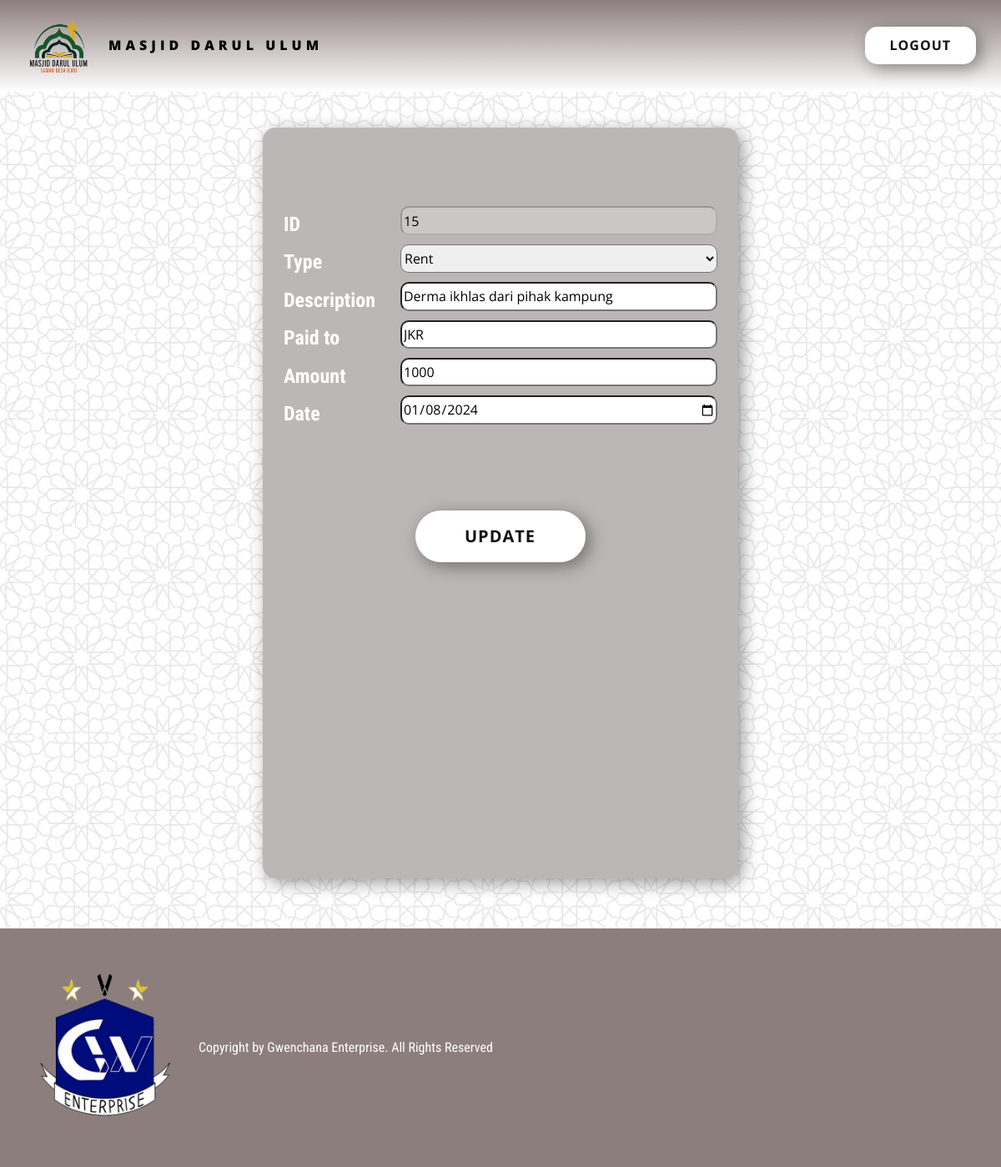
The app's page /View-Expense.php?transaction_id=15 with its own data.
### tables this page shows
CREATE TABLE `expense` (
  `Expense_id` int(10) NOT NULL,
  `Expense_Type` varchar(100) NOT NULL,
  `Expense_Amount` int(20) NOT NULL,
  `Expense_Date` date NOT NULL,
  `Expense_status` varchar(20) NOT NULL,
  `Expense_To` varchar(100) NOT NULL,
  `Expense_description` varchar(50) NOT NULL
);

### View-Expense.php (the view, shortened to what this page needs)
<!DOCTYPE html>
<html style="font-size: 16px;" lang="en"><head>
    <link rel="stylesheet" href="nicepage.css" media="screen">
<link rel="stylesheet" href="Form.css" media="screen">
  <meta data-intl-tel-input-cdn-path="intlTelInput/"></head>
  <body data-path-to-root="./" data-include-products="false" class="u-body u-xl-mode" data-lang="en">
    <header class="u-section-row u-header" id="sec-d764" data-animation-name="" data-animation-duration="0" data-animation-delay="0" data-animation-direction=""><div class="u-clearfix u-sheet u-sheet-1">
        <a href="index.php" class="u-align-left u-image u-logo u-image-1" data-image-width="950" data-image-height="960">
          <img src="images/MDUMS.png" class="u-logo-image u-logo-image-1">
        </a>
        <p class="u-align-center u-text u-text-default u-text-1">MASJID DARUL ULUM&nbsp;</p>
        <a href="Login-NEW.php" class="u-align-right u-border-none u-btn u-btn-round u-button-style u-hover-grey-10 u-radius u-white u-btn-1">LOGOUT</a>
      </div></header>
    <section class="u-clearfix u-grey-10 u-section-1" id="sec-8f35">
      <div class="u-clearfix u-sheet u-sheet-1">
        <div class="u-container-style u-custom-color-1 u-group u-radius u-shape-round u-group-1" data-animation-name="customAnimationIn" data-animation-duration="1000">
          <div class="u-container-layout u-container-layout-1">
            <div class="custom-expanded u-container-style u-group u-group-2">
              <div class="u-container-layout u-valign-top u-container-layout-2">
                <div class="u-expanded-width u-list u-list-1">
                  <div class="u-repeater u-repeater-1">
                <?php
                    $expense_id = $_GET['transaction_id'];
                    include('config.php');
                    $query=mysqli_query($conn,"SELECT * FROM expense WHERE Expense_id = '$expense_id' ");
                    while($row=mysqli_fetch_array($query)){
                ?>
                  <form id = "click" action= "<?php htmlspecialchars($_SERVER["PHP_SELF"])?>" method = "POST">
                  <div class="u-container-style u-list-item u-repeater-item">
                      <div class="u-container-layout u-similar-container u-container-layout-5">
                        <p class="u-align-left u-custom-font u-font-roboto-condensed u-text u-text-3">ID</p>
                        <div class="u-shape u-shape-rectangle u-shape-2"><input type="text" name="description" placeholder="Description" value="<?php echo $row['Expense_id']; ?>" disabled></div>
                      </div>
                    </div>
                    <div class="u-container-style u-list-item u-repeater-item">
                      <div class="u-container-layout u-similar-container u-container-layout-4">
                        <p class="u-align-left u-custom-font u-font-roboto-condensed u-text u-text-2">Type</p>
                        <div class="u-shape u-shape-rectangle u-shape-1">
                        <select name="type" placeholder="Expense type">
                        <option value="Rent">Rent</option>
                        </select>
                        </div>
                      </div>
                    </div>
                    <div class="u-container-style u-list-item u-repeater-item">
                      <div class="u-container-layout u-similar-container u-container-layout-5">
                        <p class="u-align-left u-custom-font u-font-roboto-condensed u-text u-text-3">Description</p>
                        <div class="u-shape u-shape-rectangle u-shape-2"><input type="text" name="description" placeholder="Description" value="<?php echo $row['Expense_description']; ?>"></div>
                      </div>
                    </div>
                    <div class="u-container-style u-list-item u-repeater-item">
                      <div class="u-container-layout u-similar-container u-container-layout-6">
                        <p class="u-align-left u-custom-font u-font-roboto-condensed u-text u-text-4">Paid to</p>
                        <div class="u-shape u-shape-rectangle u-shape-3"><input type="text" name="paid-to" placeholder="Paid to" value="<?php echo $row['Expense_To']; ?>"></div>
                      </div>
                    </div>
                    <div class="u-container-style u-list-item u-repeater-item">
                      <div class="u-container-layout u-similar-container u-container-layout-7">
                        <p class="u-align-left u-custom-font u-font-roboto-condensed u-text u-text-5">Amount</p>
                        <div class="u-shape u-shape-rectangle u-shape-4"><input type="text" name="amount" placeholder="Amount" value="<?php echo $row['Expense_Amount']; ?>"></div>
                      </div>
                    </div>
                    <div class="u-container-style u-list-item u-repeater-item">
                      <div class="u-container-layout u-similar-container u-container-layout-8">
                        <p class="u-align-left u-custom-font u-font-roboto-condensed u-text u-text-6">Date</p>
                        <div class="u-shape u-shape-rectangle u-shape-5"><input type="date" name="date" placeholder="Date" value="<?php echo $row['Expense_Date']; ?>"></div>
                      </div>
                    </div>
                  </div>
                </div>
                <?php
                    }
                ?>
                <div class="custom-expanded u-align-center u-list u-list-2">
                  <div class="u-repeater u-repeater-2">
                    <div class="u-container-style u-list-item u-repeater-item">
                      <div class="u-container-layout u-similar-container u-container-layout-9">
                      <button class="u-align-center u-border-none u-btn u-btn-round u-button-style u-hover-grey-10 u-radius u-text-custom-color-1 u-white u-btn-1" type="submit" name="update" form="click">UPDATE</button>
                      </div>
                    </div>
                    </div>
                  </div>
                </div>
              </div>
            </div>
          </div>
        </div>
    </section>
    <footer class="u-clearfix u-custom-color-1 u-footer u-footer" id="sec-13e0"><div class="u-clearfix u-sheet u-sheet-1">
        <img class="u-align-left u-image u-image-contain u-image-default u-image-1" src="images/gwenchana-2.png" alt="" data-image-width="950" data-image-height="960">
        <p class="u-custom-font u-font-roboto-condensed u-text u-text-default u-text-1">Copyright by Gwenchana Enterprise. All Rights Reserved</p>
      </div></footer>
</body></html>

### Form.css (style rules this page uses)
.u-section-1 { background-image: url(images/islamic-background.png); }
.u-section-1 .u-sheet-1 { min-height: 1003px; }
input,select { width: 100%; color: black; border-radius: 10px; height: 80%; }
.u-section-1 .u-group-1 { width: 570px; --radius: 15px; height: auto; min-height: 842px; --animation-custom_in-translate_x: 0px; --animation-custom_in-translate_y: 0px; --animation-custom_in-opacity: 0; --animation-custom_in-rotate: 0deg; --animation-custom_in-scale: 0.3; margin: 43px auto 60px; box-shadow: 5px 5px 20px 0 rgba(0,0,0,0.4); }
.u-section-1 .u-container-layout-1 { padding: 20px; }
.u-section-1 .u-group-2 { min-height: 860px; margin-top: 0; margin-bottom: 0; height: auto; width: 530px; }
.u-section-1 .u-container-layout-2 { padding: 0; }
.u-section-1 .u-list-1 { margin: 72px auto 0; }
.u-section-1 .u-repeater-1 { grid-template-columns: repeat(1, 100%); min-height: 285px; grid-gap: 10px; }
.u-section-1 .u-container-layout-4 { padding: 0 5px; }
.u-section-1 .u-text-2 { font-weight: 700; font-size: 1.5rem; margin: 5px 380px 0 0; }
.u-section-1 .u-shape-1 { width: 380px; height: 43px; margin: -41px 0 0 140px; }
.u-section-1 .u-container-layout-5 { padding: 0 5px; }
.u-section-1 .u-text-3 { font-weight: 700; font-size: 1.5rem; margin: 5px 380px 0 0; }
.u-section-1 .u-shape-2 { width: 380px; height: 43px; margin: -41px 0 0 140px; }
.u-section-1 .u-container-layout-6 { padding: 0 5px; }
.u-section-1 .u-text-4 { font-weight: 700; font-size: 1.5rem; margin: 5px 380px 0 0; }
.u-section-1 .u-shape-3 { width: 380px; height: 43px; margin: -41px 0 0 140px; }
.u-section-1 .u-container-layout-7 { padding: 0 5px; }
.u-section-1 .u-text-5 { font-weight: 700; font-size: 1.5rem; margin: 5px 380px 0 0; }
.u-section-1 .u-shape-4 { width: 380px; height: 43px; margin: -41px 0 0 140px; }
.u-section-1 .u-container-layout-8 { padding: 0 5px; }
.u-section-1 .u-text-6 { font-weight: 700; font-size: 1.5rem; margin: 5px 380px 0 0; }
.u-section-1 .u-shape-5 { width: 380px; height: 43px; margin: -41px 0 0 140px; }
.u-section-1 .u-list-2 { width: 220px; margin: 67px auto 0; }
.u-section-1 .u-repeater-2 { grid-template-columns: repeat(1, 100%); min-height: 192px; grid-gap: 8px; }
.u-section-1 .u-container-layout-9 { padding: 5px 3px; }
.u-section-1 .u-btn-1 { --radius: 50px; font-weight: 700; text-transform: uppercase; font-size: 1.25rem; letter-spacing: 1px; background-image: none; box-shadow: 5px 5px 20px 0 rgba(0,0,0,0.4); margin: 10px auto 0; padding: 15px 60px 15px 59px; }

### records on screen
expense: description "15", description "Derma ikhlas dari pihak kampung", paid-to "JKR", amount "1000", date "01/08/2024"
